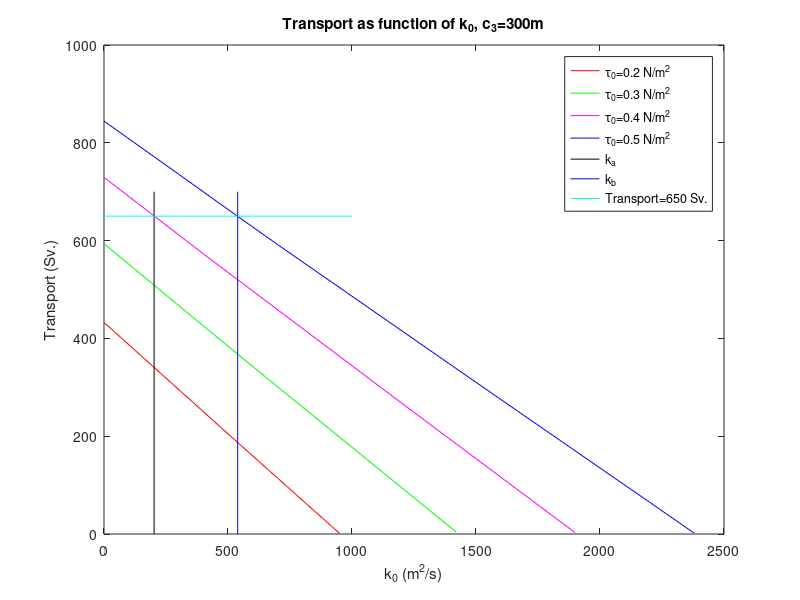

The MATLAB script that drew this image:


   clear all
   close all
   clc

GGG2=[0     500   700   900  930  950];%k_0 for wind stress tau_0=0.2 N/m^2
JJJ2=[432.7 204.8 114.3 23.8 10.3 1.3];%Transport for wind stress tau_0=0.2 N/m^2
plot(GGG2,JJJ2,'r')
hold on

GGG3=[0    300   600   1400 1420];%k_0 for wind stress tau_0=0.3 N/m^2
JJJ3=[593.8 467.6 342.4 12.3 4.0]%Transport for wind stress tau_0=0.3 N/m^2
plot(GGG3,JJJ3,'g')
hold on
 
GGG4=[0     200   400   1200  1800 1850 1900]%k_0 for wind stress tau_0=0.4 N/m^2
JJJ4=[729.3 651.3 573.1 267.8 40.4 21.5 2.7];%Transport for wind stress tau_0=0.4 N/m^2
plot(GGG4,JJJ4,'m')
hold on

GGG5=[0     300   540   700   1500  2200 2350 2380];%k_0 for wind stress tau_0=0.5 N/m^2
JJJ5=[844.4 736.2 649.2 591.9 310.2 65.0 12.2 1.8];%Transport for wind stress tau_0=0.5 N/m^2
plot(GGG5,JJJ5,'b')
hold on
XXX4=[202 202];%k_a
YYY4=[0   700];
plot(XXX4,YYY4,'k')
hold on

XX=[0 1000];
YY=[650 650];%Transport=650 Sv.
hold on

XXX5=[539 539];%k_b
YYY5=[0   700];
plot(XXX5,YYY5,'b')

hold on
plot(XX,YY,'c')

legend('\tau_0=0.2 N/m^2','\tau_0=0.3 N/m^2','\tau_0=0.4 N/m^2','\tau_0=0.5 N/m^2' ...
    ,'k_a','k_b','Transport=650 Sv.')



title('Transport as function of k_0, c_3=300m')
x1=xlabel('k_0 (m^2/s)')
y1=ylabel('Transport (Sv.)')
%% 
